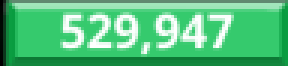
#> input picture test/captura.png, 96 x 22 px (shown 3 times larger)
$ python home.py
#> lines starting #> are read from the running program, lines starting #| are printed output that depends on the picture
import pytesseract
from PIL import Image, ImageOps

def pytesseractConfigNumber():
    return '--psm 6 -c tessedit_char_whitelist=0123456789'

ruta_name = "captura.png"

# Abrir la imagen
imagen = Image.open(ruta_name)
#> imagen is the input picture: PIL image 96x22 RGBA; mean R, G, B, A 85.6, 193.5, 126.2, 255

imagen_gris = ImageOps.grayscale(imagen)
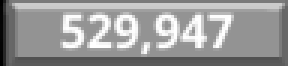
#> imagen_gris: PIL image 96x22 L (shown 3 times larger); min 0, max 255, mean 153.6

configuracion = pytesseractConfigNumber()

#> (the run stopped early here; a loop or call above may not have finished)
